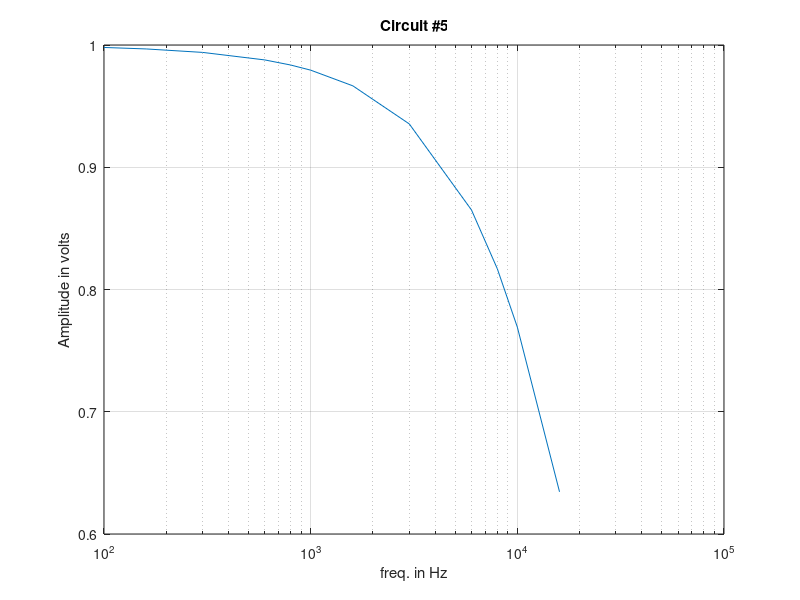

Write MATLAB code to recreate this figure.
clear all;
clc;

F = [100 160 300 600 800 1000 1600 3000 6000 8000 10000 16000];
y = 1000000000./(F.^2 + 20000.*F + 1000000000)
h = semilogx(F,y)
grid on;
xlabel('freq. in Hz')
ylabel('Amplitude in volts')
title('Circuit #5')
